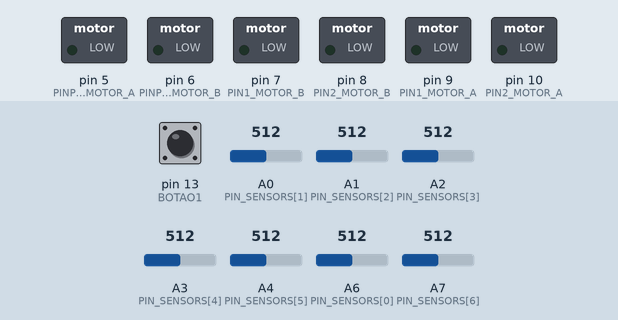
Recording of a sketch running on a simulated Arduino Nano, built with avr-gcc and run on an emulated ATmega328P. Parts: switched loads named in the sketch (green lamp = pin HIGH). The test bench sets the inputs (shaded band); at power-on: pin 13 (BOTAO1) HIGH, A0 (PIN_SENSORS[1]) = 512, A1 (PIN_SENSORS[2]) = 512, A2 (PIN_SENSORS[3]) = 512, A3 (PIN_SENSORS[4]) = 512, A4 (PIN_SENSORS[5]) = 512, A6 (PIN_SENSORS[0]) = 512, A7 (PIN_SENSORS[6]) = 512.

Above: at 1.2 s.
1.3 s: pin 13 (BOTAO1) pulled LOW for 0.15 s
At 2.2 s:
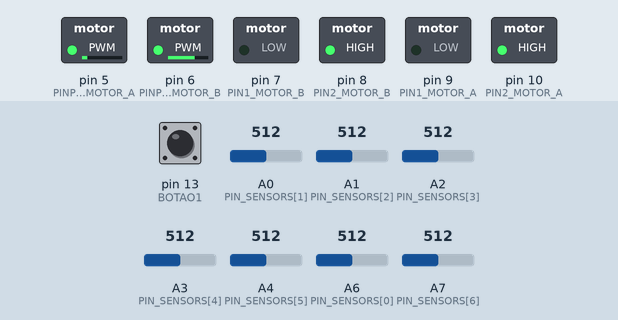
2.9 s: pin 13 (BOTAO1) pulled LOW for 1 s
At 3.5 s:
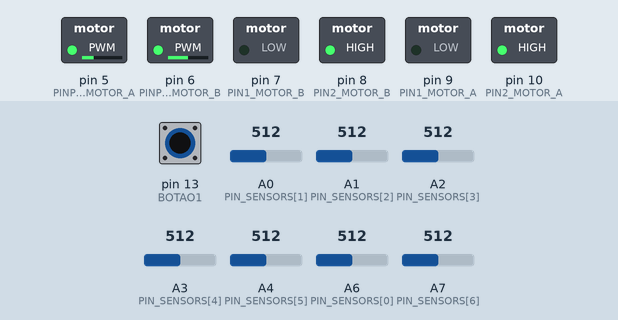
5.4 s: pin 13 (BOTAO1) pulsed LOW 2 times (0.12 s each, 0.3 s apart)
At 6.8 s:
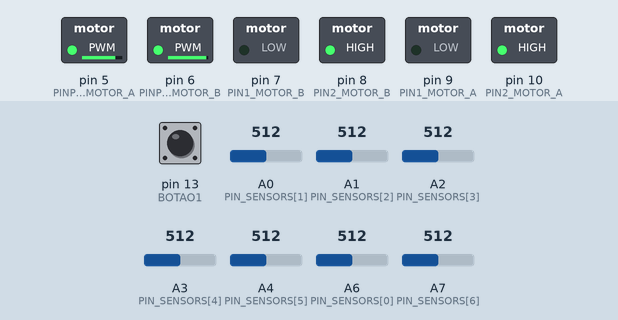
7.5 s: pin 13 (BOTAO1) pulsed LOW 5 times (0.12 s each, 0.3 s apart)
At 8.05 s:
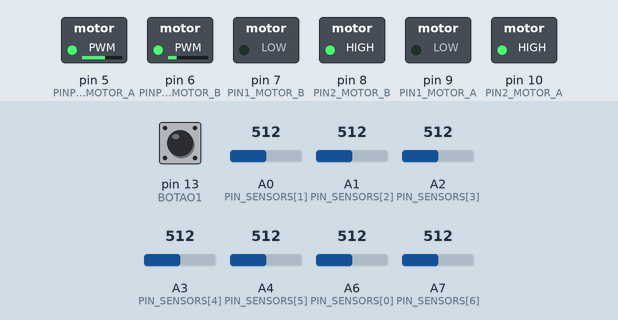
10.5 s: pin 13 (BOTAO1) pulled LOW for 0.15 s
At 11.6 s:
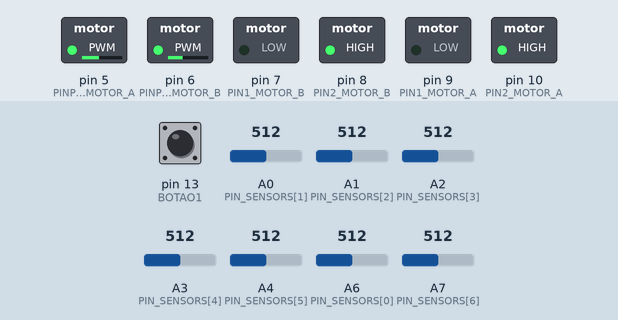
Timing chart, 0 to 13.1 s (numbered marks = the images above; inputs shaded):
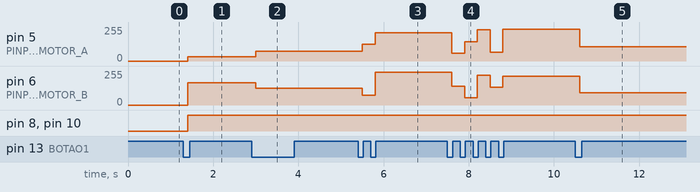

Measured:
- after the input at 1.3 s, pin 5 (PINPWM_MOTOR_A): 0/255 → 32/255 after 0.10 s; pin 6 (PINPWM_MOTOR_B): 0/255 → 168/255 after 0.10 s; pin 8 (PIN2_MOTOR_B), pin 10 (PIN2_MOTOR_A): LOW → HIGH after 0.10 s
- after the input at 2.9 s, pin 5 (PINPWM_MOTOR_A): 32/255 → 74/255 after 0.10 s; pin 6 (PINPWM_MOTOR_B): 168/255 → 126/255 after 0.10 s
- after the input at 5.4 s, pin 5 (PINPWM_MOTOR_A): 74/255 → 125/255 after 0.10 s, → 212/255 0.30 s later; pin 6 (PINPWM_MOTOR_B): 126/255 → 75/255 after 0.10 s, → 244/255 0.30 s later
- after the input at 7.5 s, pin 5 (PINPWM_MOTOR_A): 212/255 → 58/255 after 0.10 s, → 146/255 0.30 s later, → 234/255 0.30 s later, → 66/255 0.30 s later, … (5 changes in this stretch); pin 6 (PINPWM_MOTOR_B): 244/255 → 142/255 after 0.10 s, → 54/255 0.30 s later, → 222/255 0.30 s later, → 134/255 0.30 s later, … (5 changes in this stretch)
- after the input at 10.5 s, pin 5 (PINPWM_MOTOR_A): 240/255 → 108/255 after 0.10 s; pin 6 (PINPWM_MOTOR_B): 216/255 → 92/255 after 0.10 s

The sketch:

Cod_Seguidor_minicurso_NRL.ino
```cpp
/*------ PARTE PRINCIPAL DO CÓDIGO ------
 * Nessa parte que é feito toda a parte do
 * PID.
 *
 * Em caso de duvidas consute o arquivo
 * texto ou algum dos ministrantes do
 * minicurso ;)
 */

#include "define.h"

float P = 0, I = 0, D = 0, erroAnterior = 0; // Aqui fica as variaveis que armazenaram os erros para o PID
int auxBotao1 = 0; // Auxiliar para o botão 1, usado para tratar o entrada do botão
int pwm_A = 0, pwm_B = 0; // Valores do PWM que serão adicionado a velocidade das rodas
int timerBuzz = 0; // Auxiliar para o beep do buzzer

void setup() {

  Serial.begin(115200);

  // Definindo os pinos de Define
  // Botões
  pinMode(BOTAO1, INPUT_PULLUP);

  //Motor A
  pinMode(PIN1_MOTOR_A, OUTPUT);
  pinMode(PIN2_MOTOR_A, OUTPUT);
  pinMode(PINPWM_MOTOR_A, OUTPUT);

  //Motor B
  pinMode(PIN1_MOTOR_B, OUTPUT);
  pinMode(PIN2_MOTOR_B, OUTPUT);
  pinMode(PINPWM_MOTOR_B, OUTPUT);

  // Definindo os sensores como input
  for (int i = 0; i < 7; i++)
      pinMode(PIN_SENSORS[i], INPUT_PULLUP);

}

void loop() {

  // Bipe que ocorre quando o seguidor é ligado
  if ((millis() - timerBuzz) < 100) {
    digitalWrite(BUZZ, HIGH);
  }
  else digitalWrite(BUZZ, LOW);

  /* StatusUpdate() é responsavel por mudar o
   * estado do seguidor de parado para seguindo
   */
  statusUpdate();

  if (STATUS == SEGUINDO) { // Verifica se é verdadeira a condição de seguindo do sistema
    //float vel_A;
    //float vel_B;
    int maxPWM = 150; // Velocidade inicial do seguidor, velocidade base quando não à erro

    int PID = calculatePID(); // Função que calcula a o PID com base no erro apresentado


      digitalWrite(PIN1_MOTOR_A, LOW);
      digitalWrite(PIN2_MOTOR_A, HIGH);
      digitalWrite(PIN1_MOTOR_B, LOW);
      digitalWrite(PIN2_MOTOR_B, HIGH);

      //MOTOR A
      pwm_A = maxPWM  + PID;
      //MOTOR B
      pwm_B = maxPWM  - PID;

      analogWrite(PINPWM_MOTOR_A, pwm_A/1.5);
      analogWrite(PINPWM_MOTOR_B, pwm_B/1.5);

    /* Verifica-se no caso acima que para um motor o maxPWM e somado e
     *  no outro e sobtraido o valor do PID calculado.
     */

  }
}

// Procedimento do statusUpdate
void statusUpdate() {
  int b1 = digitalRead(BOTAO1);


  // BOTÃO 1
  if (b1 == 0 && auxBotao1 == 0) {
    STATUS = SEGUINDO;
    Bipe();

    auxBotao1 = 1;
    delay(100);
  }
  else if (b1 == 1)
    auxBotao1 = 0;
}

// Função que calcula o PID
int calculatePID() {

  int acao; // Variavel que retorna o valor calculdo pelo PID
  int erro = getError(); // Chama a função para o tratamento dos erros

  P = erro; // Proporcional
  I = I + erro; // Integral
  D = erro - erroAnterior; // Derivativo

  // Limitando o derivativo para não ser superior a 255
  if(I > 255){
    I = 255;
  }

  // Calculo da ação do PID
  acao = (KP * P) + (KI * I) + (KD * D);

  // Atualização do erraAnterior
  erroAnterior = erro;

  // Retorna o valor da ação do PID
  return acao;
}

int getError() {
  /* Combinação de erros possiveis para o seguidor

     1 0 0 0 0    (-4)
     1 1 0 0 0    (-3)
     0 1 0 0 0    (-2)
     0 1 1 0 0    (-1)
     0 0 1 0 0    ( 0)
     0 0 1 1 0    ( 1)
     0 0 0 1 0    ( 2)
     0 0 0 1 1    ( 3)
     0 0 0 0 1    ( 4)
  */

  // Faz a leitura dos sensores
  int valueSensores[7], erro;

  /*  Discretiza o sinal do sensor com base no valor
   *  do limiar escolhido, associando com o tipo de
   *  faixa (trilha) escolhida.
   */
  for (int i = 0; i < 7; i++) {
    if (analogRead(PIN_SENSORS[i]) > LIMIAR_SENSOR)
      valueSensores[i] = (COR_LINHA == 0) ? 1 : 0;
    else
      valueSensores[i] = (COR_LINHA == 0) ? 0 : 1;

    //Serial.print(analogRead(PIN_SENSORS[i]));
    //Serial.print(" , ");
  }

  /*
   * Faz-se a associação do tipo de erro obtido a partir da leitura dos sensores
   */
  if      (valueSensores[1] == 1 && valueSensores[2] == 0 && valueSensores[3] == 0 && valueSensores[4] == 0 && valueSensores[5] == 0) erro = -4;
  else if (valueSensores[1] == 1 && valueSensores[2] == 1 && valueSensores[3] == 0 && valueSensores[4] == 0 && valueSensores[5] == 0) erro = -3;
  else if (valueSensores[1] == 0 && valueSensores[2] == 1 && valueSensores[3] == 0 && valueSensores[4] == 0 && valueSensores[5] == 0) erro = -2;
  else if (valueSensores[1] == 0 && valueSensores[2] == 1 && valueSensores[3] == 1 && valueSensores[4] == 0 && valueSensores[5] == 0) erro = -1;
  else if (valueSensores[1] == 0 && valueSensores[2] == 0 && valueSensores[3] == 1 && valueSensores[4] == 0 && valueSensores[5] == 0) erro = 0;
  else if (valueSensores[1] == 0 && valueSensores[2] == 0 && valueSensores[3] == 1 && valueSensores[4] == 1 && valueSensores[5] == 0) erro = 1;
  else if (valueSensores[1] == 0 && valueSensores[2] == 0 && valueSensores[3] == 0 && valueSensores[4] == 1 && valueSensores[5] == 0) erro = 2;
  else if (valueSensores[1] == 0 && valueSensores[2] == 0 && valueSensores[3] == 0 && valueSensores[4] == 1 && valueSensores[5] == 1) erro = 3;
  else if (valueSensores[1] == 0 && valueSensores[2] == 0 && valueSensores[3] == 0 && valueSensores[4] == 0 && valueSensores[5] == 1) erro = 4;

  return erro; // Retorna o erro o tipo de erro encontrado.
}

//Procedimento que realiza o beep
void Bipe() {
  timerBuzz = millis();
}
```

Define.h
```cpp
/*------ Código fonte para o minicurso Seguidor de linha ------
 *  Esse código é a sintese do que foi desenvolvido no minicurso
 * do seguidor de linha ministrado pela equipe do NRL.
 */

#define SEGUINDO 1 // Estado no qual o seguidor está se movendo
#define PARADO 0   // Estado no qual o seguidor está parado
int STATUS = PARADO; // Estado inicial do sistema

#define COR_LINHA 1 // 0 para linha preta e 1 para linha branca
#define LIMIAR_SENSOR 890

/*------ Definição dos pinos do seguidor ------
 *  Essa parte do código define quais são os pinos
 * do arduino que serão usado pela Ponte H, assim
 * como quais os pinos associados aos botões que
 * o seguidor tem.
 * As definições desses pinos depende da Ponte H
 * usada.
 */

#define PIN1_MOTOR_B 7
#define PIN2_MOTOR_B 8
#define PINPWM_MOTOR_B 6

#define PIN1_MOTOR_A 9
#define PIN2_MOTOR_A 10
#define PINPWM_MOTOR_A 5

#define BOTAO1 13
#define BUZZ A5

// Pinos dos sensores QRE 1113.
int PIN_SENSORS[7] = {A6, A0, A1, A2, A3, A4, A7};

/*------------ Ganhos do PID ------------
 * Os ganhos do PID são valores escolhisdos
 * por tentativa é erro.
 */

#define KP 35 // Constante propocional
#define KI 0 // Constante integrativa
#define KD 11 // Constante derivativa
```
